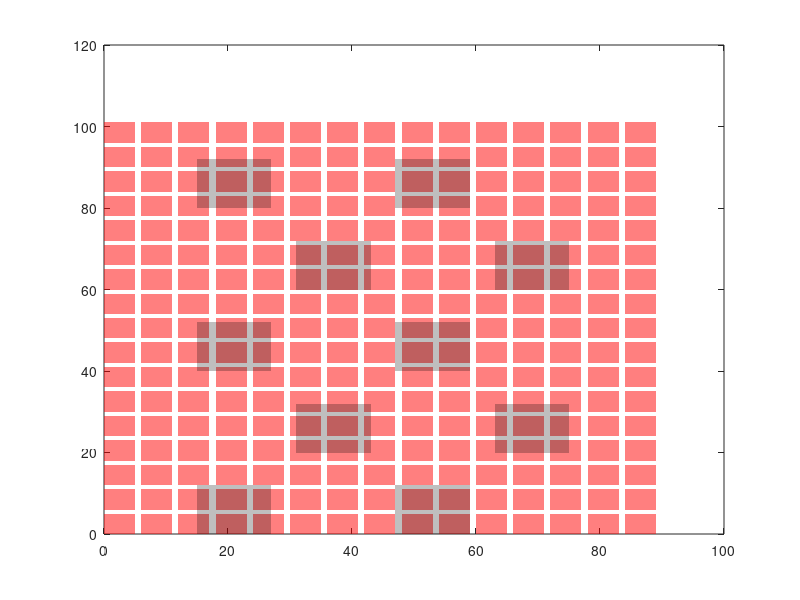

MATLAB code for this plot:


figure; 
sp = 6; edg = 5;
for ii = 0:14
    for jj = 0:16
        fill([0 1 1 0]*edg+ii*sp, [0 0 1 1]*edg+jj*sp, 'r', 'FaceAlpha', 0.5, 'EdgeAlpha', 0); 
        hold on;
    end
end
% axis off; 
edg = 12;

jjs = [0 0 20 20 40 40 60 60 80 80];
iis = [0 32 16 48 0 32 16 48 0 32]+15;
for ii = 1:numel(iis)    
    fill([0 1 1 0]*edg+iis(ii), [0 0 1 1]*edg+jjs(ii), 'k', 'FaceAlpha', 0.25, 'EdgeAlpha', 0); 
end